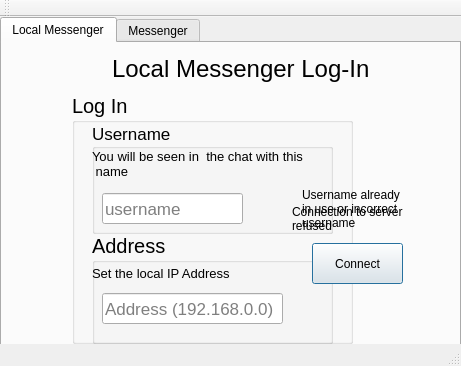
<?xml version="1.0" encoding="UTF-8"?>
<ui version="4.0">
 <class>localGUI</class>
 <widget class="QMainWindow" name="localGUI">
  <property name="geometry">
   <rect>
    <x>0</x>
    <y>0</y>
    <width>461</width>
    <height>366</height>
   </rect>
  </property>
  <property name="windowTitle">
   <string>Pacrom login</string>
  </property>
  <widget class="QWidget" name="centralWidget">
   <widget class="QTabWidget" name="tabWidget">
    <property name="geometry">
     <rect>
      <x>0</x>
      <y>0</y>
      <width>461</width>
      <height>331</height>
     </rect>
    </property>
    <property name="currentIndex">
     <number>0</number>
    </property>
    <widget class="QWidget" name="tab">
     <attribute name="title">
      <string>Local Messenger</string>
     </attribute>
     <widget class="QLabel" name="localTitle">
      <property name="geometry">
       <rect>
        <x>110</x>
        <y>0</y>
        <width>281</width>
        <height>51</height>
       </rect>
      </property>
      <property name="font">
       <font>
        <pointsize>18</pointsize>
       </font>
      </property>
      <property name="text">
       <string>Local Messenger Log-In</string>
      </property>
     </widget>
     <widget class="QPushButton" name="localConnect">
      <property name="geometry">
       <rect>
        <x>310</x>
        <y>200</y>
        <width>91</width>
        <height>41</height>
       </rect>
      </property>
      <property name="text">
       <string>Connect</string>
      </property>
      <property name="default">
       <bool>true</bool>
      </property>
     </widget>
     <widget class="QGroupBox" name="groupBox">
      <property name="geometry">
       <rect>
        <x>70</x>
        <y>50</y>
        <width>281</width>
        <height>251</height>
       </rect>
      </property>
      <property name="font">
       <font>
        <pointsize>15</pointsize>
       </font>
      </property>
      <property name="title">
       <string>Log In</string>
      </property>
      <widget class="QGroupBox" name="groupBox_2">
       <property name="geometry">
        <rect>
         <x>20</x>
         <y>30</y>
         <width>241</width>
         <height>111</height>
        </rect>
       </property>
       <property name="font">
        <font>
         <pointsize>13</pointsize>
        </font>
       </property>
       <property name="title">
        <string>Username </string>
       </property>
       <widget class="QLabel" name="label">
        <property name="geometry">
         <rect>
          <x>0</x>
          <y>20</y>
          <width>221</width>
          <height>41</height>
         </rect>
        </property>
        <property name="font">
         <font>
          <pointsize>10</pointsize>
         </font>
        </property>
        <property name="text">
         <string>You will be seen in  the chat with this
 name</string>
        </property>
       </widget>
       <widget class="QLineEdit" name="localUName">
        <property name="geometry">
         <rect>
          <x>10</x>
          <y>70</y>
          <width>141</width>
          <height>31</height>
         </rect>
        </property>
        <property name="placeholderText">
         <string>username</string>
        </property>
       </widget>
      </widget>
      <widget class="QGroupBox" name="groupBox_3">
       <property name="geometry">
        <rect>
         <x>20</x>
         <y>140</y>
         <width>241</width>
         <height>111</height>
        </rect>
       </property>
       <property name="title">
        <string>Address</string>
       </property>
       <widget class="QLabel" name="label_3">
        <property name="geometry">
         <rect>
          <x>0</x>
          <y>30</y>
          <width>181</width>
          <height>21</height>
         </rect>
        </property>
        <property name="font">
         <font>
          <pointsize>10</pointsize>
         </font>
        </property>
        <property name="text">
         <string>Set the local IP Address</string>
        </property>
       </widget>
       <widget class="QLineEdit" name="localIPAddress">
        <property name="geometry">
         <rect>
          <x>10</x>
          <y>60</y>
          <width>181</width>
          <height>31</height>
         </rect>
        </property>
        <property name="font">
         <font>
          <pointsize>13</pointsize>
         </font>
        </property>
        <property name="text">
         <string/>
        </property>
        <property name="placeholderText">
         <string>Address (192.168.0.0)</string>
        </property>
       </widget>
      </widget>
     </widget>
     <widget class="QLabel" name="errorLocalUN">
      <property name="enabled">
       <bool>true</bool>
      </property>
      <property name="geometry">
       <rect>
        <x>300</x>
        <y>140</y>
        <width>131</width>
        <height>51</height>
       </rect>
      </property>
      <property name="text">
       <string>Username already
in use or incorrect 
username</string>
      </property>
     </widget>
     <widget class="QLabel" name="localServerR">
      <property name="geometry">
       <rect>
        <x>290</x>
        <y>160</y>
        <width>161</width>
        <height>31</height>
       </rect>
      </property>
      <property name="text">
       <string>Connection to server
refused</string>
      </property>
     </widget>
     <zorder>localTitle</zorder>
     <zorder>groupBox</zorder>
     <zorder>localConnect</zorder>
     <zorder>errorLocalUN</zorder>
     <zorder>localServerR</zorder>
    </widget>
    <widget class="QWidget" name="tab_2">
     <attribute name="title">
      <string>Messenger</string>
     </attribute>
     <widget class="QLabel" name="localTitle_2">
      <property name="geometry">
       <rect>
        <x>120</x>
        <y>10</y>
        <width>211</width>
        <height>31</height>
       </rect>
      </property>
      <property name="font">
       <font>
        <pointsize>18</pointsize>
       </font>
      </property>
      <property name="text">
       <string> Messenger Log-In</string>
      </property>
     </widget>
     <widget class="QGroupBox" name="groupBox_4">
      <property name="geometry">
       <rect>
        <x>10</x>
        <y>40</y>
        <width>251</width>
        <height>251</height>
       </rect>
      </property>
      <property name="font">
       <font>
        <pointsize>15</pointsize>
       </font>
      </property>
      <property name="title">
       <string>Log In</string>
      </property>
      <widget class="QGroupBox" name="groupBox_5">
       <property name="geometry">
        <rect>
         <x>20</x>
         <y>30</y>
         <width>211</width>
         <height>191</height>
        </rect>
       </property>
       <property name="font">
        <font>
         <pointsize>13</pointsize>
        </font>
       </property>
       <property name="title">
        <string>Username </string>
       </property>
       <widget class="QLabel" name="label_2">
        <property name="geometry">
         <rect>
          <x>10</x>
          <y>30</y>
          <width>181</width>
          <height>21</height>
         </rect>
        </property>
        <property name="font">
         <font>
          <pointsize>10</pointsize>
         </font>
        </property>
        <property name="text">
         <string>Login with username or email</string>
        </property>
       </widget>
       <widget class="QLineEdit" name="lineEdit_3">
        <property name="geometry">
         <rect>
          <x>10</x>
          <y>60</y>
          <width>141</width>
          <height>31</height>
         </rect>
        </property>
        <property name="placeholderText">
         <string>username</string>
        </property>
       </widget>
       <widget class="QLineEdit" name="lineEdit_4">
        <property name="geometry">
         <rect>
          <x>10</x>
          <y>100</y>
          <width>141</width>
          <height>31</height>
         </rect>
        </property>
        <property name="placeholderText">
         <string>password</string>
        </property>
       </widget>
       <widget class="QLabel" name="forgotPw">
        <property name="geometry">
         <rect>
          <x>10</x>
          <y>150</y>
          <width>101</width>
          <height>16</height>
         </rect>
        </property>
        <property name="font">
         <font>
          <pointsize>9</pointsize>
         </font>
        </property>
        <property name="text">
         <string>Forgot Password?</string>
        </property>
       </widget>
       <widget class="QLabel" name="forgotPw_2">
        <property name="geometry">
         <rect>
          <x>130</x>
          <y>150</y>
          <width>71</width>
          <height>16</height>
         </rect>
        </property>
        <property name="font">
         <font>
          <pointsize>9</pointsize>
         </font>
        </property>
        <property name="text">
         <string>What's  this?</string>
        </property>
       </widget>
      </widget>
     </widget>
     <widget class="QPushButton" name="localConnect_2">
      <property name="geometry">
       <rect>
        <x>290</x>
        <y>200</y>
        <width>111</width>
        <height>41</height>
       </rect>
      </property>
      <property name="text">
       <string>Connect</string>
      </property>
      <property name="default">
       <bool>true</bool>
      </property>
     </widget>
     <widget class="QLabel" name="label_4">
      <property name="geometry">
       <rect>
        <x>270</x>
        <y>80</y>
        <width>131</width>
        <height>31</height>
       </rect>
      </property>
      <property name="text">
       <string>THIS IS NOT 
 FUNCTIONAL ATM</string>
      </property>
     </widget>
     <widget class="QLabel" name="forgotPw_3">
      <property name="geometry">
       <rect>
        <x>270</x>
        <y>130</y>
        <width>171</width>
        <height>21</height>
       </rect>
      </property>
      <property name="font">
       <font>
        <pointsize>12</pointsize>
       </font>
      </property>
      <property name="text">
       <string>Don't have an account?</string>
      </property>
     </widget>
     <widget class="QLabel" name="forgotPw_4">
      <property name="geometry">
       <rect>
        <x>280</x>
        <y>160</y>
        <width>121</width>
        <height>20</height>
       </rect>
      </property>
      <property name="font">
       <font>
        <pointsize>9</pointsize>
       </font>
      </property>
      <property name="text">
       <string>Click here to register</string>
      </property>
     </widget>
    </widget>
   </widget>
  </widget>
  <widget class="QMenuBar" name="menuBar">
   <property name="geometry">
    <rect>
     <x>0</x>
     <y>0</y>
     <width>461</width>
     <height>22</height>
    </rect>
   </property>
  </widget>
  <widget class="QToolBar" name="mainToolBar">
   <attribute name="toolBarArea">
    <enum>TopToolBarArea</enum>
   </attribute>
   <attribute name="toolBarBreak">
    <bool>false</bool>
   </attribute>
  </widget>
  <widget class="QStatusBar" name="statusBar"/>
 </widget>
 <layoutdefault spacing="6" margin="11"/>
 <resources/>
 <connections/>
</ui>
